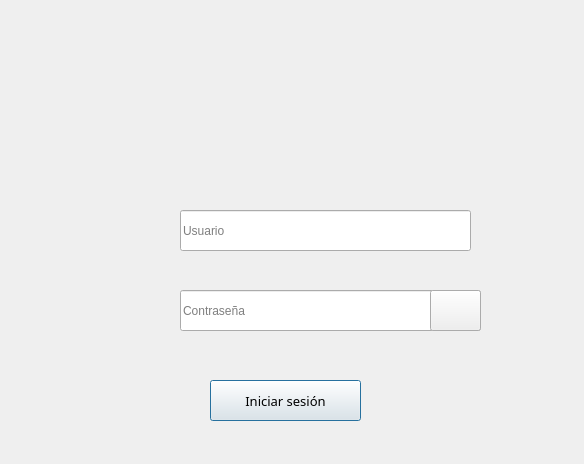
<?xml version="1.0" encoding="UTF-8"?>
<ui version="4.0">
 <class>MainWindow</class>
 <widget class="QMainWindow" name="MainWindow">
  <property name="geometry">
   <rect>
    <x>0</x>
    <y>0</y>
    <width>584</width>
    <height>464</height>
   </rect>
  </property>
  <property name="windowTitle">
   <string>MainWindow</string>
  </property>
  <property name="autoFillBackground">
   <bool>false</bool>
  </property>
  <widget class="QWidget" name="centralwidget">
   <widget class="QLabel" name="contrasena">
    <property name="geometry">
     <rect>
      <x>120</x>
      <y>290</y>
      <width>51</width>
      <height>41</height>
     </rect>
    </property>
    <property name="font">
     <font>
      <family>Romantic</family>
      <pointsize>11</pointsize>
     </font>
    </property>
    <property name="text">
     <string/>
    </property>
    <property name="scaledContents">
     <bool>true</bool>
    </property>
    <property name="alignment">
     <set>Qt::AlignCenter</set>
    </property>
    <property name="wordWrap">
     <bool>true</bool>
    </property>
   </widget>
   <widget class="QLineEdit" name="usuarioEdit">
    <property name="geometry">
     <rect>
      <x>180</x>
      <y>210</y>
      <width>291</width>
      <height>41</height>
     </rect>
    </property>
    <property name="placeholderText">
     <string>Usuario</string>
    </property>
    <property name="cursorMoveStyle">
     <enum>Qt::VisualMoveStyle</enum>
    </property>
   </widget>
   <widget class="QLineEdit" name="contrasenaEdit">
    <property name="geometry">
     <rect>
      <x>180</x>
      <y>290</y>
      <width>301</width>
      <height>41</height>
     </rect>
    </property>
    <property name="placeholderText">
     <string>Contraseña</string>
    </property>
   </widget>
   <widget class="QLabel" name="iniciarsesion">
    <property name="geometry">
     <rect>
      <x>250</x>
      <y>50</y>
      <width>141</width>
      <height>111</height>
     </rect>
    </property>
    <property name="font">
     <font>
      <family>Romantic</family>
      <pointsize>14</pointsize>
      <weight>75</weight>
      <bold>true</bold>
     </font>
    </property>
    <property name="text">
     <string/>
    </property>
    <property name="scaledContents">
     <bool>true</bool>
    </property>
    <property name="alignment">
     <set>Qt::AlignCenter</set>
    </property>
    <property name="wordWrap">
     <bool>true</bool>
    </property>
   </widget>
   <widget class="QPushButton" name="inicioboton">
    <property name="geometry">
     <rect>
      <x>210</x>
      <y>380</y>
      <width>151</width>
      <height>41</height>
     </rect>
    </property>
    <property name="font">
     <font>
      <family>Romantic</family>
      <pointsize>10</pointsize>
     </font>
    </property>
    <property name="text">
     <string>Iniciar sesión</string>
    </property>
    <property name="default">
     <bool>true</bool>
    </property>
   </widget>
   <widget class="QPushButton" name="ojo">
    <property name="geometry">
     <rect>
      <x>430</x>
      <y>290</y>
      <width>51</width>
      <height>41</height>
     </rect>
    </property>
    <property name="text">
     <string/>
    </property>
   </widget>
   <widget class="QLabel" name="usuario">
    <property name="geometry">
     <rect>
      <x>120</x>
      <y>210</y>
      <width>51</width>
      <height>41</height>
     </rect>
    </property>
    <property name="font">
     <font>
      <family>Romantic</family>
      <pointsize>11</pointsize>
     </font>
    </property>
    <property name="text">
     <string/>
    </property>
    <property name="scaledContents">
     <bool>true</bool>
    </property>
    <property name="alignment">
     <set>Qt::AlignCenter</set>
    </property>
    <property name="wordWrap">
     <bool>true</bool>
    </property>
   </widget>
  </widget>
 </widget>
 <resources/>
 <connections/>
</ui>
